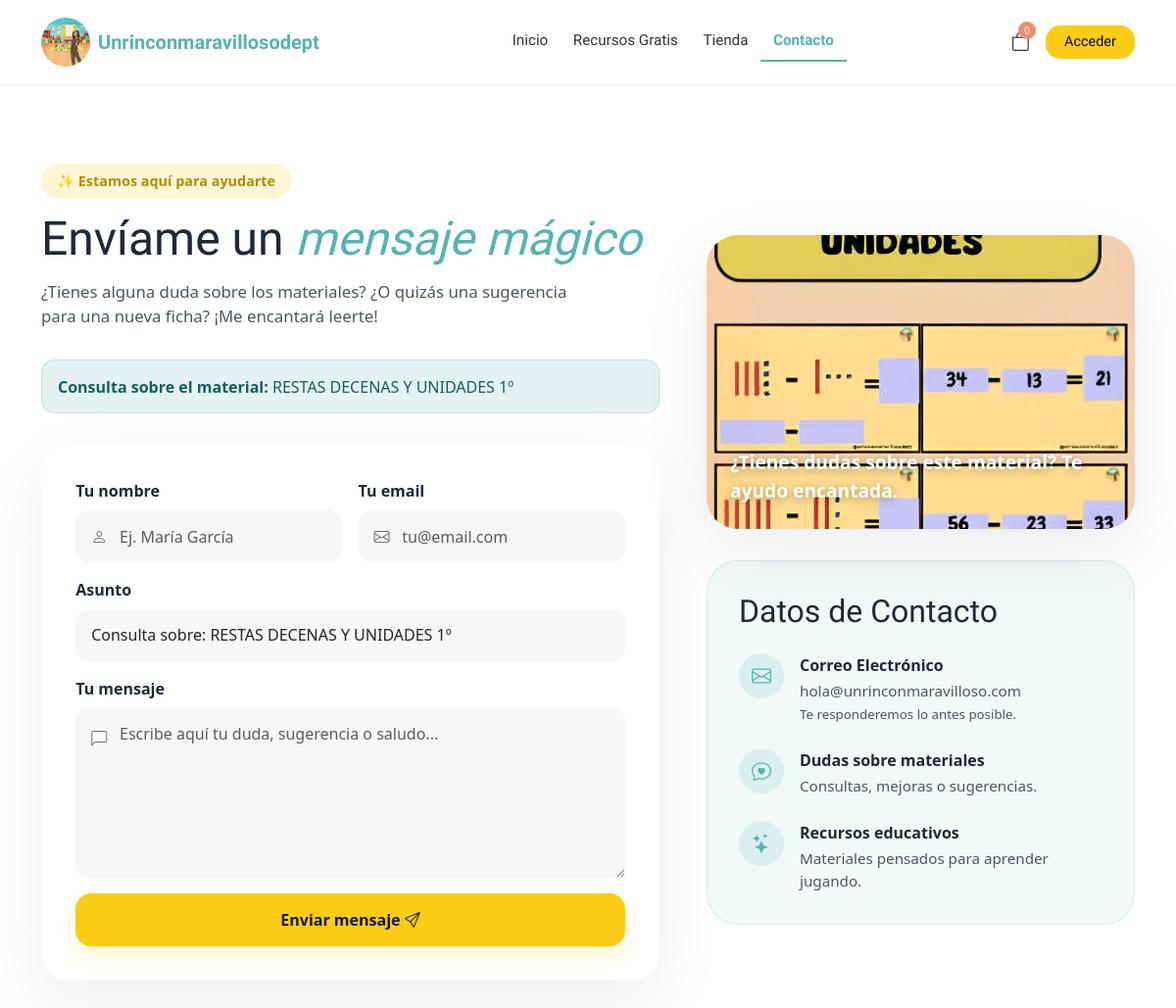
Page /public/contacto.php?producto_id=9 on the committed database.
### tables this page shows
CREATE TABLE `productos` (
  `id` int(11) NOT NULL,
  `titulo` varchar(255) NOT NULL,
  `descripcion` text DEFAULT NULL,
  `contenido` text DEFAULT NULL,
  `precio` decimal(8,2) NOT NULL,
  `categoria_id` int(11) DEFAULT NULL,
  `nivel_id` int(11) DEFAULT NULL,
  `imagen` varchar(30) DEFAULT NULL,
  `estado` enum('activo','oculto','eliminado') DEFAULT 'activo',
  `max_descargas` int(11) DEFAULT 5,
  `fecha_creacion` datetime DEFAULT current_timestamp(),
  `es_gratuito` tinyint(1) DEFAULT 0,
  `video_url` varchar(200) DEFAULT NULL,
  `clicks` int(11) NOT NULL DEFAULT 0
);

### app/controladores/ContactoController.php (called while the page is built, shortened)
<?php
require_once __DIR__ . '/../modelos/Producto.php';
class ContactoController
{
    public function index()
    {
        $producto = null;
        if (!empty($_GET['producto_id'])) {
            $productoModel = new Producto();
            $producto = $productoModel->obtenerProductosID($_GET['producto_id']);
        }
        require_once __DIR__ . '/../vistas/contacto_view.php';
    }
}

### public/contacto.php (called while the page is built, shortened)
<?php
require_once __DIR__ . '/../app/controladores/ContactoController.php';
$controller = new ContactoController();
$controller->index();

### config/conexion.php (called while the page is built, shortened)
<?php
function conectarBD(){
  try{
 $dns="mysql:host=".HOST.";dbname=".DB."; charset=utf8mb4;";
    $conexion= NEW PDO($dns,USER,PASS, [
        PDO::ATTR_ERRMODE => PDO::ERRMODE_EXCEPTION,
        PDO::ATTR_DEFAULT_FETCH_MODE=>PDO::FETCH_ASSOC
    ]);
    return $conexion;
    }catch (PDOException $e){
        die("Error de conexión: ".$e->getMessage());
    }
}
?>

### app/modelos/Producto.php (called while the page is built, shortened)
<?php
require_once __DIR__ . '/../../config/conexion.php';
class Producto
{
    private $conexion;
    public function __construct()
    {
        $this->conexion = conectarBD();
    }
    public function obtenerProductosID($ids)
    {
        $esArray = is_array($ids);
        $listaIds = $esArray ? $ids : [$ids];
        $placeholders = implode(',', array_fill(0, count($listaIds), '?'));
        $sql = "SELECT p.*, c.nombre as categoria_nombre, n.nombre as nivel_nombre
            FROM productos p
            LEFT JOIN categorias c ON p.categoria_id = c.id
            LEFT JOIN niveles n ON p.nivel_id = n.id
            WHERE p.id IN ($placeholders)";
        $stmt = $this->conexion->prepare($sql);
        $stmt->execute($listaIds);
        if ($esArray) {
            return $stmt->fetchAll(PDO::FETCH_ASSOC);
        } else {
            return $stmt->fetch(PDO::FETCH_ASSOC);
        }
    }
}

### app/vistas/contacto_view.php (the view, shortened to what this page needs)
<?php require_once __DIR__ . '/../../templates/header.php'; ?>
<main class="contacto-page">
    <section class="contacto-hero">
        <div class="container">
            <div class="row align-items-center g-5">
                <div class="col-12 col-lg-7">
                    <div class="contacto-form-wrap">
                        <span class="contacto-pill">
                            ✨ Estamos aquí para ayudarte
                        </span>
                        <h1>
                            Envíame un <span>mensaje mágico</span>
                        </h1>
                        <p class="contacto-intro">
                            ¿Tienes alguna duda sobre los materiales? ¿O quizás una sugerencia
                            para una nueva ficha? ¡Me encantará leerte!
                        </p>
                        <?php if (!empty($producto)): ?>
                            <div class="contacto-product-alert">
                                <strong>Consulta sobre el material:</strong>
                                <?= htmlspecialchars($producto['titulo']) ?>
                            </div>
                        <?php endif; ?>
                        <form id="formContactoPublico" class="contacto-form">
                            <div class="row g-3">
                                <div class="col-12 col-md-6">
                                    <label class="form-label">Tu nombre</label>
                                    <div class="contacto-input-icon">
                                        <i class="bi bi-person"></i>
                                        <input
                                            type="text"
                                            name="nombre"
                                            class="form-control"
                                            placeholder="Ej. María García"
                                            required>
                                    </div>
                                </div>
                                <div class="col-12 col-md-6">
                                    <label class="form-label">Tu email</label>
                                    <div class="contacto-input-icon">
                                        <i class="bi bi-envelope"></i>
                                        <input
                                            type="email"
                                            name="email"
                                            class="form-control"
                                            placeholder="tu@email.com"
                                            required>
                                    </div>
                                </div>
                                <div class="col-12">
                                    <label class="form-label">Asunto</label>
                                    <input
                                        type="text"
                                        name="asunto"
                                        class="form-control"
                                        value="<?= !empty($producto) ? 'Consulta sobre: ' . htmlspecialchars($producto['titulo']) : '' ?>"
                                        placeholder="¿De qué trata tu mensaje?"
                                        required>
                                </div>
                                <div class="col-12">
                                    <label class="form-label">Tu mensaje</label>
                                    <div class="contacto-textarea-icon">
                                        <i class="bi bi-chat-left"></i>
                                        <textarea
                                            name="mensaje"
                                            class="form-control"
                                            rows="6"
                                            placeholder="Escribe aquí tu duda, sugerencia o saludo..."
                                            required></textarea>
                                    </div>
                                </div>
                                <div class="col-12">
                                    <button type="submit" class="btn contacto-btn">
                                        Enviar mensaje
                                        <i class="bi bi-send"></i>
                                    </button>
                                </div>
                            </div>
                        </form>
                    </div>
                </div>
                <div class="col-12 col-lg-5">
                    <div class="contacto-side">
                        <div class="contacto-img-card">
                            <?php if (!empty($producto) && !empty($producto['imagen'])): ?>
                                <img
                                    src="/UNRINCONDEPT/static/images/img/<?= htmlspecialchars($producto['imagen']) ?>"
                                    alt="<?= htmlspecialchars($producto['titulo']) ?>">
                                <div class="contacto-img-caption">
                                    ¿Tienes dudas sobre este material? Te ayudo encantada.
                                </div>
                            <?php endif; ?>
                        </div>
                        <div class="contacto-info-card">
                            <h3>Datos de Contacto</h3>
                            <div class="contacto-info-item">
                                <div class="contacto-info-icon">
                                    <i class="bi bi-envelope"></i>
                                </div>
                                <div>
                                    <strong>Correo Electrónico</strong>
                                    <p>
                                        hola@unrinconmaravilloso.com<br>
                                        <small>Te responderemos lo antes posible.</small>
                                    </p>
                                </div>
                            </div>
                            <div class="contacto-info-item">
                                <div class="contacto-info-icon">
                                    <i class="bi bi-chat-heart"></i>
                                </div>
                                <div>
                                    <strong>Dudas sobre materiales</strong>
                                    <p>
                                        Consultas, mejoras o sugerencias.
                                    </p>
                                </div>
                            </div>
                            <div class="contacto-info-item">
                                <div class="contacto-info-icon">
                                    <i class="bi bi-stars"></i>
                                </div>
                                <div>
                                    <strong>Recursos educativos</strong>
                                    <p>
                                        Materiales pensados para aprender jugando.
                                    </p>
                                </div>
                            </div>
                        </div>
                    </div>
                </div>
            </div>
        </div>
    </section>
</main>
<?php require_once __DIR__ . '/../../templates/footer.php'; ?>

### static/css/style.css (style rules this page uses)
h1 { font-family: "Chewy", sans-serif; }
.contacto-page { background: #fff; }
.contacto-hero { padding: 5rem 0 6rem; }
.contacto-form-wrap { max-width: 680px; }
.contacto-pill { display: inline-flex; align-items: center; gap: 0.4rem; background: rgba(250, 204, 21, 0.18); color: rgb(175.4510460251, 140.9606694561, 3.7489539749); font-weight: 700; border-radius: 999px; padding: 0.45rem 1rem; margin-bottom: 1rem; font-size: 0.9rem; }
.contacto-form-wrap h1 { font-family: "Chewy", sans-serif; font-size: clamp(2.4rem, 4vw, 4rem); line-height: 1.05; margin-bottom: 1rem; color: #1f2937; }
.contacto-form-wrap h1 span { color: #56B3AD; font-style: italic; }
.contacto-intro { color: #4b5563; font-size: 1.05rem; max-width: 560px; margin-bottom: 2rem; }
.contacto-product-alert { background: rgba(86, 179, 173, 0.16); border: 1px solid rgba(86, 179, 173, 0.25); color: #155e63; border-radius: 14px; padding: 0.9rem 1rem; margin-bottom: 2rem; }
.contacto-form { background: #fff; border-radius: 28px; padding: 2.2rem; box-shadow: 0 24px 70px rgba(15, 23, 42, 0.07); }
.contacto-form .form-label { font-weight: 700; color: #1f2937; margin-bottom: 0.5rem; }
.contacto-form .form-control { border: 0; background: #f8f7f5; border-radius: 14px; padding: 0.9rem 1rem; min-height: 52px; }
.contacto-form textarea.form-control { min-height: 160px; resize: vertical; }
.contacto-input-icon, .contacto-textarea-icon { position: relative; }
.contacto-input-icon i, .contacto-textarea-icon i { position: absolute; left: 1rem; top: 50%; transform: translateY(-50%); color: #6b7280; z-index: 2; }
.contacto-input-icon .form-control, .contacto-textarea-icon .form-control { padding-left: 2.8rem; }
.contacto-textarea-icon i { top: 1.2rem; transform: none; }
.contacto-btn { width: 100%; background: #FACC15; border: 0; color: #111827; font-weight: 800; padding: 0.95rem 1.2rem; border-radius: 16px; box-shadow: 0 10px 20px rgba(250, 204, 21, 0.22); }
.contacto-side { display: grid; gap: 2rem; }
.contacto-img-card { position: relative; border-radius: 32px; overflow: hidden; background: #f8fafc; box-shadow: 0 24px 70px rgba(15, 23, 42, 0.08); }
.contacto-img-card img { width: 100%; height: 300px; -o-object-fit: cover; object-fit: cover; display: block; }
.contacto-img-caption { position: absolute; left: 1.5rem; bottom: 1.5rem; right: 1.5rem; color: #fff; font-weight: 800; font-size: 1.2rem; text-shadow: 0 2px 8px rgba(0, 0, 0, 0.35); }
.contacto-info-card { background: rgba(86, 179, 173, 0.08); border: 1px solid rgba(86, 179, 173, 0.18); border-radius: 32px; padding: 2rem; }
.contacto-info-card h3 { font-family: "Chewy", sans-serif; font-size: 2rem; margin-bottom: 1.5rem; color: #1f2937; }
.contacto-info-item { display: flex; gap: 1rem; margin-bottom: 1.5rem; }
.contacto-info-item:last-child { margin-bottom: 0; }
.contacto-info-item strong { display: block; color: #1f2937; margin-bottom: 0.2rem; }
.contacto-info-item p { margin: 0; color: #4b5563; font-size: 0.95rem; }
.contacto-info-icon { width: 46px; height: 46px; min-width: 46px; border-radius: 50%; background: rgba(86, 179, 173, 0.15); color: #56B3AD; display: flex; align-items: center; justify-content: center; font-size: 1.25rem; }

### rows in the picture
productos: titulo "RESTAS DECENAS Y UNIDADES 1º", asunto "Consulta sobre: RESTAS DECENAS Y UNIDADES 1º", imagen (picture)

### other values in the picture
$contadorCarrito "0"
